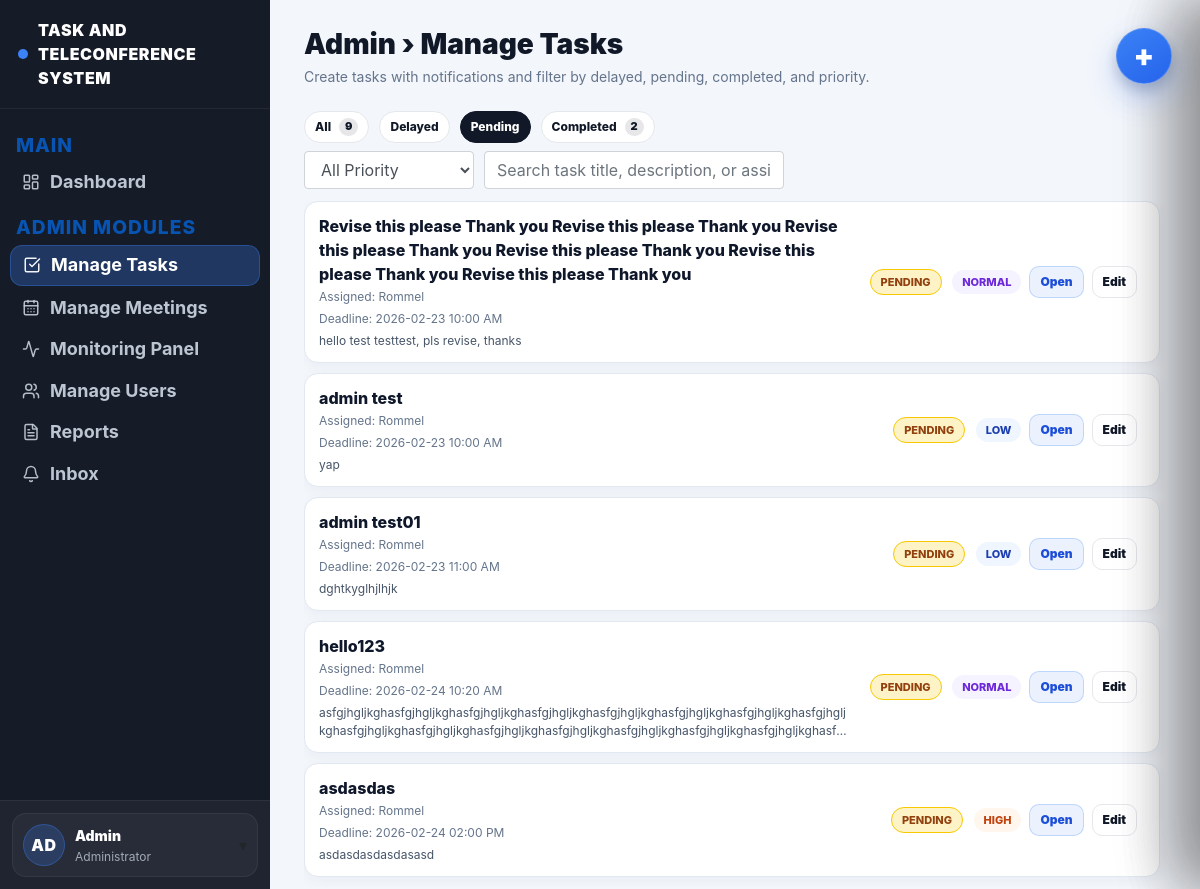
Page /admin/manage-tasks?filter=pending (signed in) on the earlier database version.
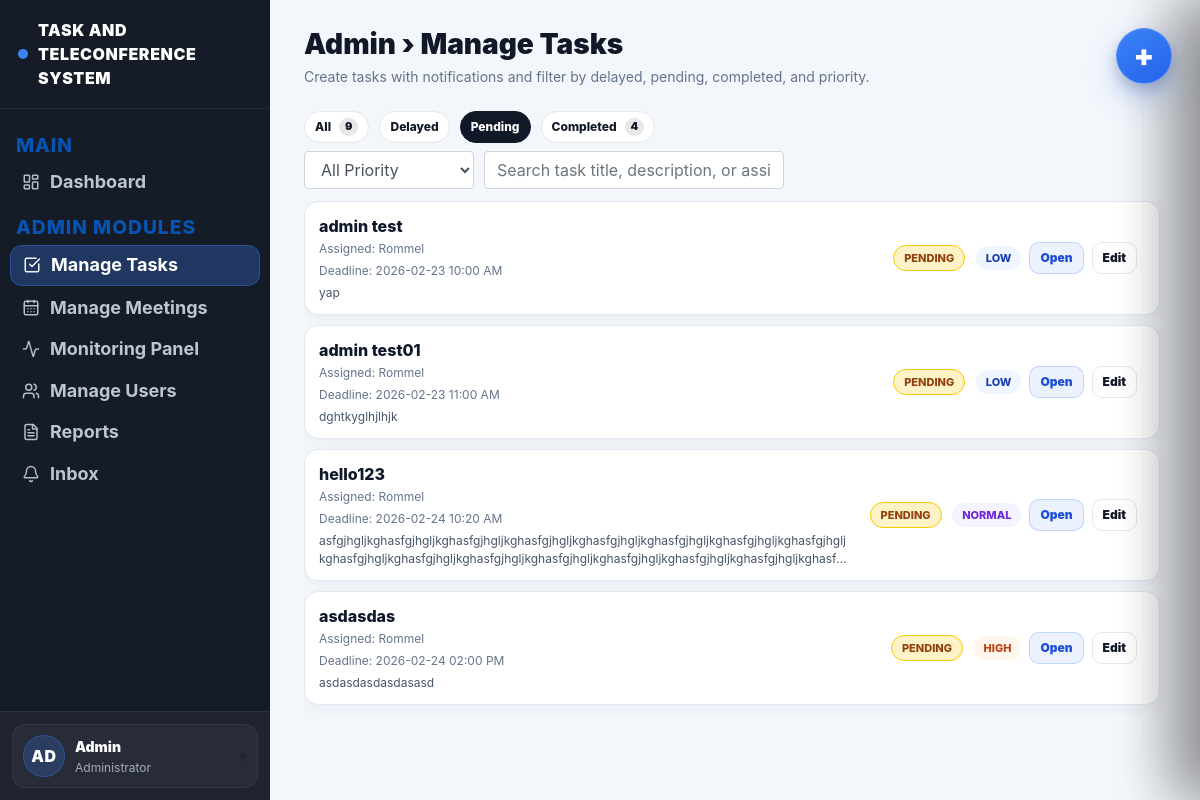
Same page on the later database version.
### website/models.py (models this page shows, shortened)
class User(db.Model, UserMixin):
    id = db.Column(db.Integer, primary_key=True)
    email = db.Column(db.String(150), unique=True)
    password = db.Column(db.String(150))
    firstname = db.Column(db.String(150))
    is_admin = db.Column(db.Boolean, default=False)
    role = db.Column(db.String(20), default="user")
    notes = db.relationship('Note')
    notifications = db.relationship('Notification', lazy=True, cascade="all, delete-orphan")

class Task(db.Model):
    id = db.Column(db.Integer, primary_key=True)
    title = db.Column(db.String(200), nullable=False)
    description = db.Column(db.Text)
    assigned_to = db.Column(db.Integer, db.ForeignKey('user.id'))
    assigned_user = db.relationship('User', foreign_keys=[assigned_to])
    status = db.Column(db.String(50), default="assigned")
    priority = db.Column(db.String(20), default="normal")
    deadline = db.Column(db.DateTime)
    file_path = db.Column(db.String(300))
    last_edited_by = db.Column(db.Integer, nullable=True)
    last_edited_at = db.Column(db.DateTime, server_default=func.now(), onupdate=func.now())
    created_at = db.Column(db.DateTime(timezone=True), server_default=func.now())

### website/views.py (the view)
@views.route('/admin/manage-tasks')
@login_required
@admin_only
def manage_tasks():
    users = User.query.filter_by(is_admin=False).order_by(User.firstname.asc()).all()
    tasks = Task.query.order_by(Task.created_at.desc()).all()
    selected_filter = (request.args.get("filter") or "all").strip().lower()
    allowed_filters = {"all", "delayed", "pending", "completed"}
    if selected_filter not in allowed_filters:
        selected_filter = "all"
    return render_template(
        "manage_tasks.html",
        user=current_user,
        users=users,
        tasks=tasks,
        selected_filter=selected_filter,
    )

### website/views.py (called while the page is built)
def admin_only(func):
    @wraps(func)
    def wrapper(*args, **kwargs):
        if not current_user.is_authenticated or not current_user.is_admin:
            abort(403)
        return func(*args, **kwargs)
    return wrapper

### website/templates/manage_tasks.html (shortened to what this page needs)
{% extends "admin_base.html" %}
{% block content %}
<div class="mt-wrap">
  <div class="mt-head">
    <h1 class="td-title" style="margin:0;">Admin › Manage Tasks</h1>
    <div class="mt-sub">Create tasks with notifications and filter by delayed, pending, completed, and priority.</div>
  </div>
  {% set completed_tasks = tasks|selectattr("status","equalto","completed")|list if tasks else [] %}
  <div class="td-pills mb-2">
    <button class="pill-tab active" type="button" data-filter="all" id="pill-all">All <span class="pill-count">{{ tasks|length }}</span></button>
    <button class="pill-tab" type="button" data-filter="delayed" id="pill-delayed">Delayed</button>
    <button class="pill-tab" type="button" data-filter="pending" id="pill-pending">Pending</button>
    <button class="pill-tab" type="button" data-filter="completed" id="pill-completed">Completed <span class="pill-count">{{ completed_tasks|length }}</span></button>
  </div>
  <div class="mt-toolbar">
    <select id="priorityFilter" class="form-control mt-priority">
      <option value="all">All Priority</option>
    </select>
    <input id="taskSearch" class="form-control mt-search" placeholder="Search task title, description, or assignee...">
  </div>
  <div class="mt-list" id="taskList">
    {% for t in tasks %}
      {% set pr = (t.priority or 'normal')|lower %}
      <div class="task-row task-item"
           data-task-id="{{ t.id }}"
           data-status="{{ t.status or '' }}"
           data-priority="{{ pr }}"
           data-title="{{ (t.title ~ ' ' ~ (t.description or '') ~ ' ' ~ ((t.assigned_user.firstname if t.assigned_user else 'unassigned')))|lower }}"
           data-deadline="{{ t.deadline.strftime('%Y-%m-%dT%H:%M:%S') if t.deadline else '' }}">
        <div class="task-main">
          <div class="task-title">{{ t.title }}</div>
          <div class="task-meta">
            Assigned: {{ t.assigned_user.firstname if t.assigned_user else 'Unassigned' }}
          </div>
          <div class="task-meta">
            Deadline: {{ t.deadline.strftime('%Y-%m-%d %I:%M %p') if t.deadline else '-' }}
          </div>
          <div class="task-desc">{{ t.description or 'No description provided.' }}</div>
        </div>
        <div class="task-side">
          <div>
            <span class="tag state-tag">PENDING</span>
            <span class="tag prio-{{ pr }}">{{ pr|upper }}</span>
          </div>
          <div class="task-actions">
            <button type="button" class="btn-mini" data-open-task="{{ t.id }}">Open</button>
            <button type="button" class="btn-mini ghost" data-edit-task="{{ t.id }}">Edit</button>
          </div>
        </div>
      </div>
    {% else %}
      <div class="empty">No tasks yet. Click the + button to create one.</div>
    {% endfor %}
  </div>
</div>
<button type="button" class="fab-task" id="openTaskDrawer" aria-label="Create task"><span class="fab-plus">+</span></button>
{% endblock %}

### website/templates/admin_base.html (shortened to what this page needs)
<!DOCTYPE html>
<html>
<head>
  <link rel="stylesheet"
        href="https://stackpath.bootstrapcdn.com/bootstrap/4.4.1/css/bootstrap.min.css"/>
  <link rel="stylesheet"
        href="https://stackpath.bootstrapcdn.com/font-awesome/4.7.0/css/font-awesome.min.css"/>
  <link rel="stylesheet" href="{{ url_for('static', filename='styles.css') }}">
</head>
<body>
<div class="app-shell">
  <aside class="sidebar-dark">
    <div class="sidebar-brand">
      <span class="dot"></span>
      <span>TASK AND TELECONFERENCE SYSTEM</span>
    </div>
    <div class="sidebar-nav">
      <div class="sidebar-section">MAIN</div>
      <a class="sidebar-link {% if request.endpoint == 'views.admin_dashboard' %}active{% endif %}"
         href="{{ url_for('views.admin_dashboard') }}">
        <i data-lucide="layout-dashboard" class="sidebar-icon" aria-hidden="true"></i>
        <span>Dashboard</span>
      </a>
      <div class="sidebar-section">ADMIN MODULES</div>
      <a class="sidebar-link {% if request.endpoint == 'views.manage_tasks' %}active{% endif %}"
         href="{{ url_for('views.manage_tasks') }}">
        <i data-lucide="check-square" class="sidebar-icon" aria-hidden="true"></i>
        <span>Manage Tasks</span>
      </a>
      <a class="sidebar-link {% if request.endpoint == 'views.manage_meetings' %}active{% endif %}"
         href="{{ url_for('views.manage_meetings') }}">
        <i data-lucide="calendar-days" class="sidebar-icon" aria-hidden="true"></i>
        <span>Manage Meetings</span>
      </a>
      <a class="sidebar-link {% if request.endpoint == 'views.monitoring_panel' %}active{% endif %}"
         href="{{ url_for('views.monitoring_panel') }}">
        <i data-lucide="activity" class="sidebar-icon" aria-hidden="true"></i>
        <span>Monitoring Panel</span>
      </a>
      <a class="sidebar-link {% if request.endpoint == 'views.manage_users' %}active{% endif %}"
         href="{{ url_for('views.manage_users') }}">
        <i data-lucide="users" class="sidebar-icon" aria-hidden="true"></i>
        <span>Manage Users</span>
      </a>
      <a class="sidebar-link {% if request.endpoint == 'views.reports' %}active{% endif %}"
         href="{{ url_for('views.reports') }}">
        <i data-lucide="file-text" class="sidebar-icon" aria-hidden="true"></i>
        <span>Reports</span>
      </a>
      <a class="sidebar-link {% if request.endpoint == 'views.inbox_admin' %}active{% endif %}"
         href="{{ url_for('views.inbox_admin') }}">
        <i data-lucide="bell" class="sidebar-icon" aria-hidden="true"></i>
        <span>Inbox</span>
      </a>
    </div>
    {% if current_user.is_authenticated %}
    <div class="sidebar-footer">
      {% set parts = (current_user.firstname or '').split() %}
      {% set first = parts[0] if parts|length > 0 else '' %}
      {% set last = parts[-1] if parts|length > 1 else '' %}
      {% set initials = (first[:1] ~ (last[:1] if last else (first[1:2] if first|length > 1 else ''))).upper() %}
      <div class="user-box" id="userBox">
        <button class="user-trigger" type="button" id="userToggle">
          <div class="user-row">
            <div class="user-avatar">{{ initials }}</div>
            <div>
              <div class="user-name">{{ current_user.firstname }}</div>
              <div class="user-sub">Administrator</div>
            </div>
          </div>
          <div class="caret">▾</div>
        </button>
      </div>
    </div>
    {% endif %}
  </aside>
  <main class="main-area">
    <div class="content-wrap">
      {% block content %}{% endblock %}
    </div>
  </main>
</div>
</body>
</html>

### website/templates/manage_tasks.html (style rules this page uses)
.mt-wrap { display:flex; flex-direction:column; height:calc(100vh - 30px); }
.mt-head { margin-bottom:14px; }
.mt-sub { color:#64748b; font-size:14px; margin-top:4px; }
.mt-toolbar { display:flex; gap:10px; margin-bottom:12px; }
.mt-search { max-width:300px; }
.mt-priority { width:170px; }
.mt-list { overflow:auto; padding-right:6px; }
.task-row { background:#fff; border:1px solid #e2e8f0; border-radius:14px; padding:12px 14px; display:flex; align-items:center; justify-content:space-between; gap:14px; margin-bottom:10px; box-shadow:0 4px 14px rgba(15,23,42,.04); }
.task-main { flex:1; min-width:0; }
.task-side { display:flex; align-items:center; gap:8px; flex-shrink:0; }
.task-title { font-size:16px; font-weight:800; color:#0f172a; margin-bottom:2px; }
.task-meta { font-size:12px; color:#64748b; margin-bottom:4px; }
.task-desc { font-size:12px; color:#475569; overflow-wrap:anywhere; word-break:break-word; display:-webkit-box; -webkit-line-clamp:2; -webkit-box-orient:vertical; overflow:hidden; }
.task-actions { display:flex; align-items:center; gap:8px; margin-right:8px; }
.tag { display:inline-block; padding:4px 10px; border-radius:999px; font-size:11px; font-weight:800; margin-left:6px; }
.tag.status-pending { background:#fef3c7; border:1px solid #f7c900; color:#92400e; }
.tag.prio-low { background:#eff6ff; color:#1e40af; }
.tag.prio-normal { background:#f5f3ff; color:#6d28d9; }
.tag.prio-high { background:#fff7ed; color:#c2410c; }

Differences in the rows shown:
no longer on this page (row edited): Task: title "Revise this please Thank you Revise this please Thank you Revise this please Thank you Revise this please Thank you Revise this please Thank you Revise this please Thank you", assigned_user "Rommel", deadline "2026-02-23 10:00 AM", description "hello test testtest, pls revise, thanks", priority "NORMAL"
Other differences:
{{ completed_tasks|length }}: "2" → "4"
